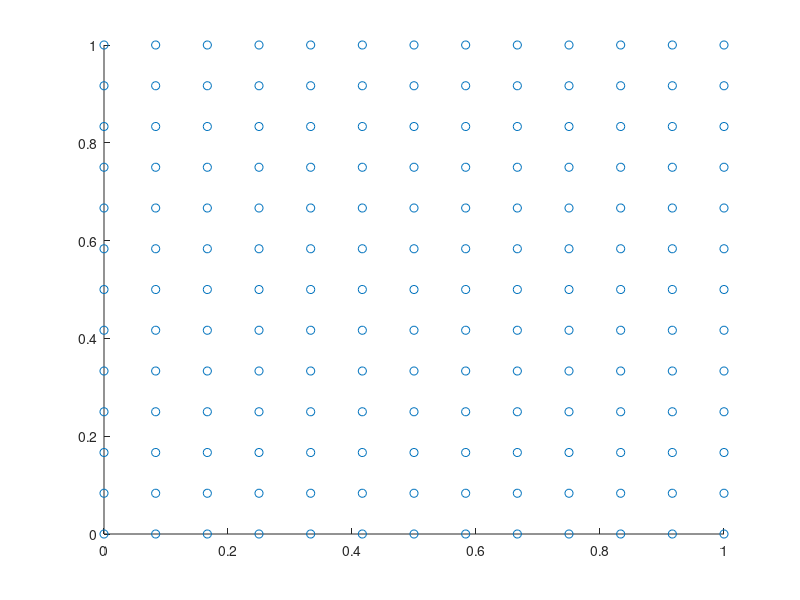

This chart was generated by the following MATLAB code: (Note: this script raises an error after producing the figure.)
clc
clear
close all
format long
rand('seed',3);

%% 边界条件
num = 13;
numBoundary = [num num num num];

x0BC1 = linspace(0,1,numBoundary(1));
y0BC1 = linspace(0,0,numBoundary(1));
BC1 = zeros(1,numBoundary(1));%u(x,0)=0

x0BC2 = linspace(0,1,numBoundary(2));
y0BC2 = linspace(1,1,numBoundary(2));
BC2 = zeros(1,numBoundary(2));%u(x,1)=0

x0BC3 = linspace(0,0,numBoundary(3));
y0BC3 = linspace(0,1,numBoundary(3));
BC3 = sin(pi*y0BC3);%u(0,y)
BC3y = pi*cos(pi*y0BC3);%uy(0,y)

x0BC4 = linspace(1,1,numBoundary(4));
y0BC4 = linspace(0,1,numBoundary(4));
BC4 = exp(1)*sin(pi*y0BC4);%u(1,y)
BC4y = pi*exp(1)*cos(pi*y0BC4);%uy(1,y)

%% 内部 
x1 = linspace(0,1,num);
data1 = [];
for i=1:num
    x2 = repmat(x1(i),1,num);
    y2 = linspace(0,1,num);
    data2 = [x2;y2];
    data1 = cat(2,data1,data2);
end

dataX = data1(1,:).'; 
dataY = data1(2,:).';

scatter(dataX,dataY)
%% 
numLayers = 5;
numNeurons = 30;

layers = featureInputLayer(2);

for i = 1:numLayers-1
    layers = [
        layers
        fullyConnectedLayer(numNeurons)
        tanhLayer];
end

layers = [
    layers
    fullyConnectedLayer(1)];
net = dlnetwork(layers)

%%                   
solverState = lbfgsState;

X = dlarray(dataX,"BC");               
Y = dlarray(dataY,"BC");

x0BC1 = dlarray(x0BC1,"CB");
y0BC1 = dlarray(y0BC1,"CB");
BC1 = dlarray(BC1,"CB");

x0BC2 = dlarray(x0BC2,"CB");
y0BC2 = dlarray(y0BC2,"CB");
BC2 = dlarray(BC2,"CB");

x0BC3 = dlarray(x0BC3,"CB");
y0BC3 = dlarray(y0BC3,"CB");
BC3 = dlarray(BC3,"CB");
BC3y = dlarray(BC3y,"CB");

x0BC4 = dlarray(x0BC4,"CB");
y0BC4 = dlarray(y0BC4,"CB");
BC4 = dlarray(BC4,"CB");
BC4y = dlarray(BC4y,"CB");

lossFcn = @(net) dlfeval(@modelLoss,net,X,Y,x0BC1,y0BC1,BC1,x0BC2,y0BC2,BC2,x0BC3,y0BC3,BC3,BC3y,x0BC4,y0BC4,BC4,BC4y);

%% 
I=[];
loss=[];

for i = 1:5000
    [net, solverState] = lbfgsupdate(net,lossFcn,solverState);

    I(i)=i;
    loss(i)=solverState.Loss;

    fprintf('epoch：%d',i);
    fprintf('   loss：%d\n',loss(i));

    if i > 10
        loss_change = abs(loss(i) - loss(i-10));
        if loss_change == 0
            break;
        end
    end
    i=i+1;
end

save('bi13.mat',"net")

figure(1)
semilogy(I,loss,'r',LineWidth=1)
set(gca,'Fontname','Times New Roman','fontsize',12,'FontWeight','bold')
legend(["Error"])

